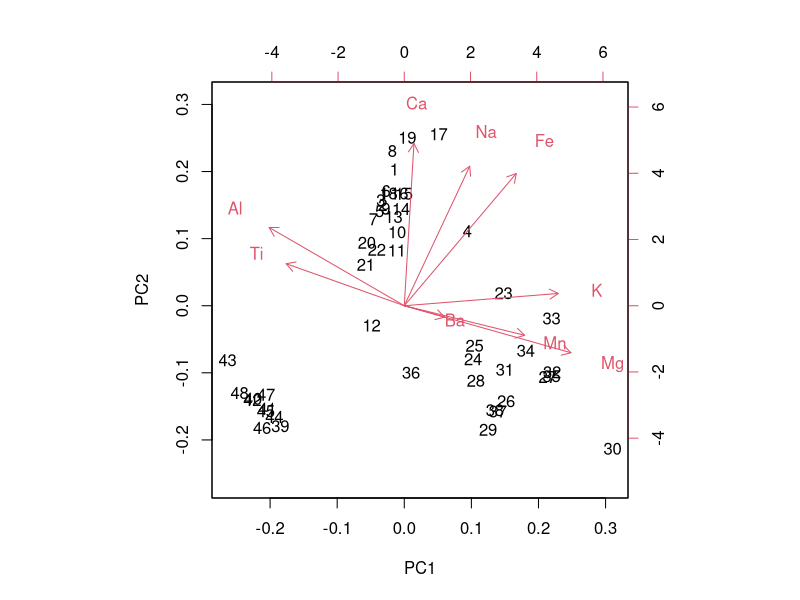
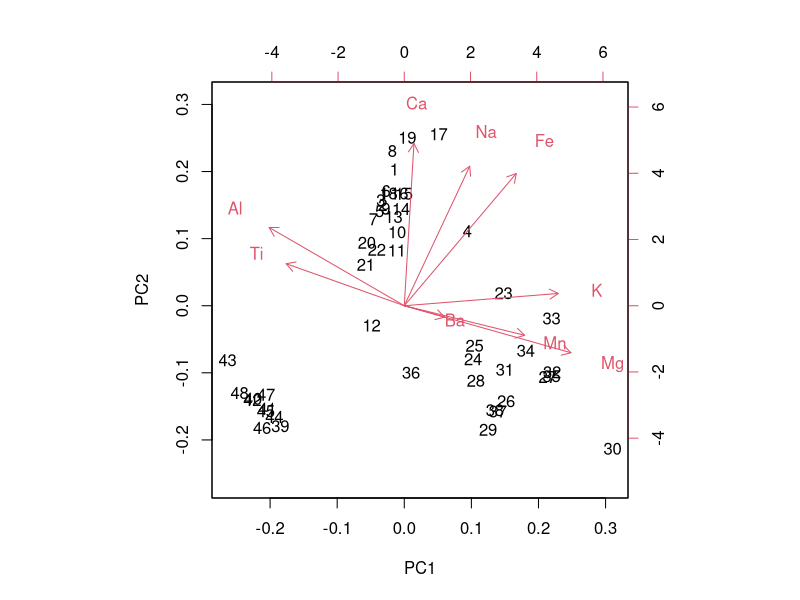
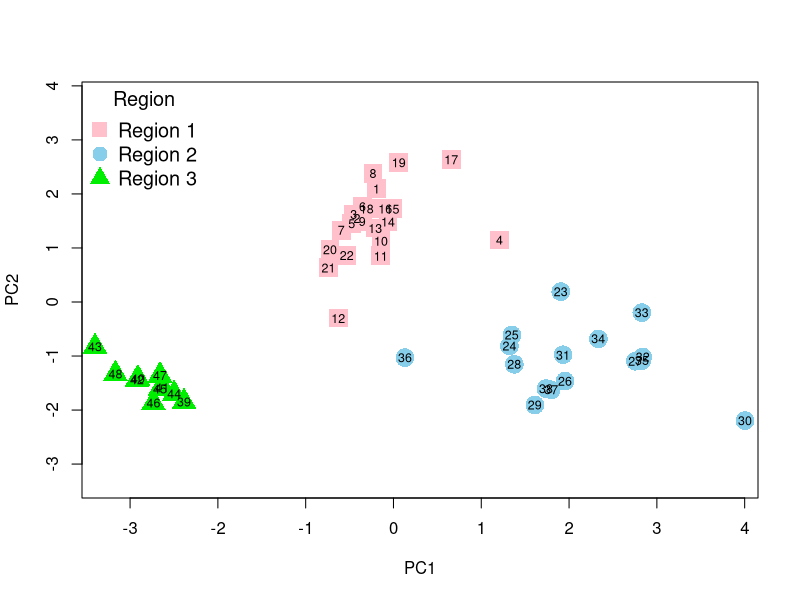
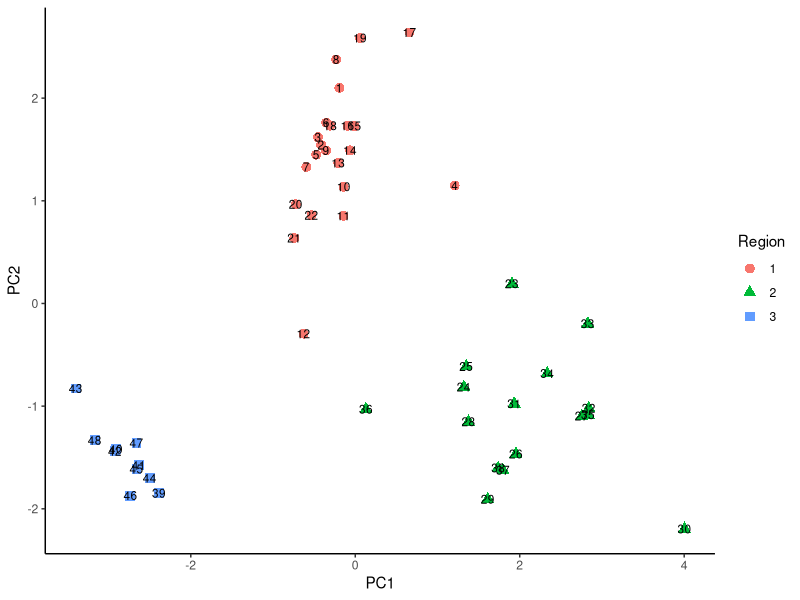
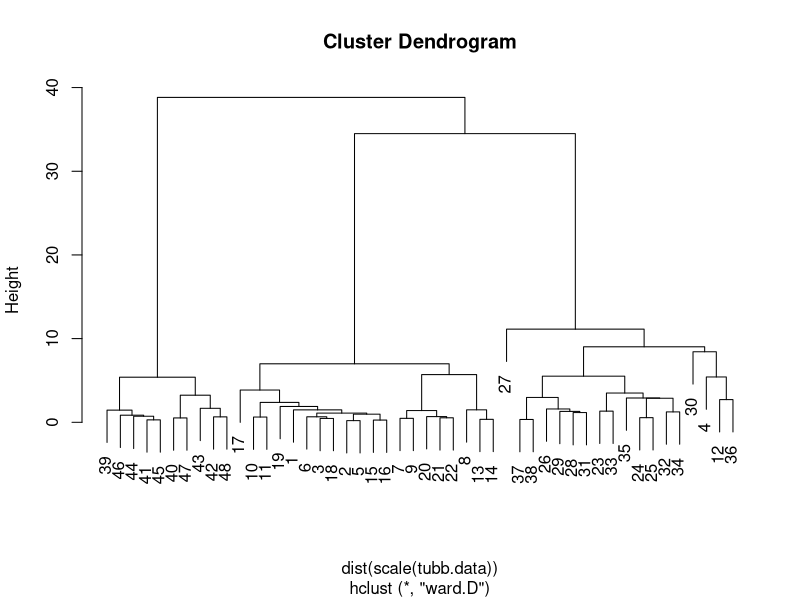
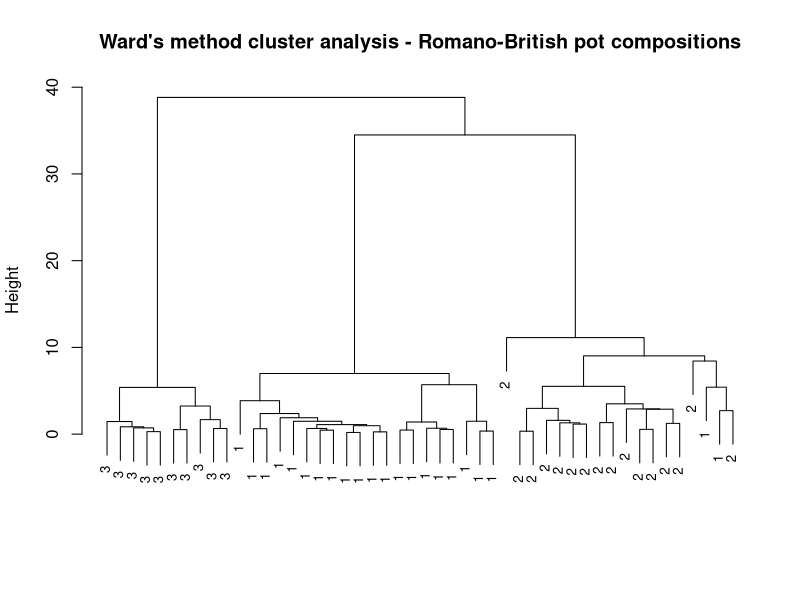
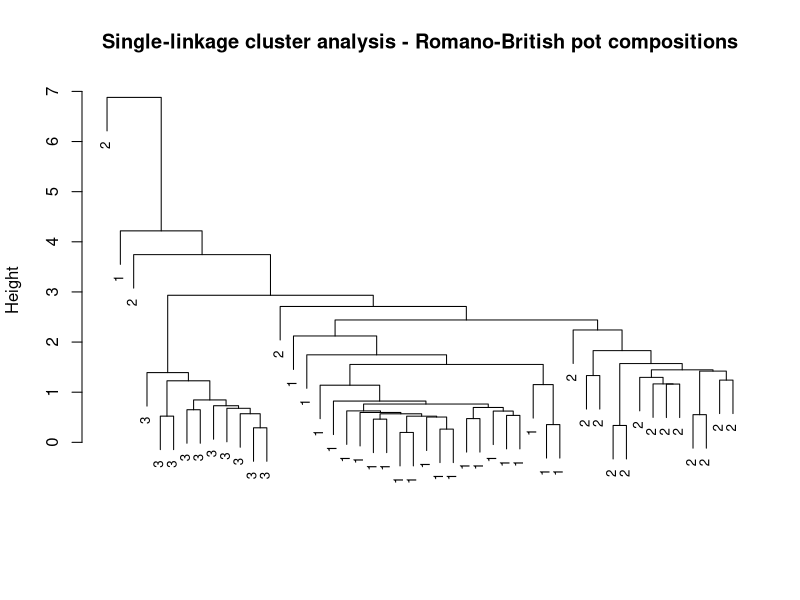
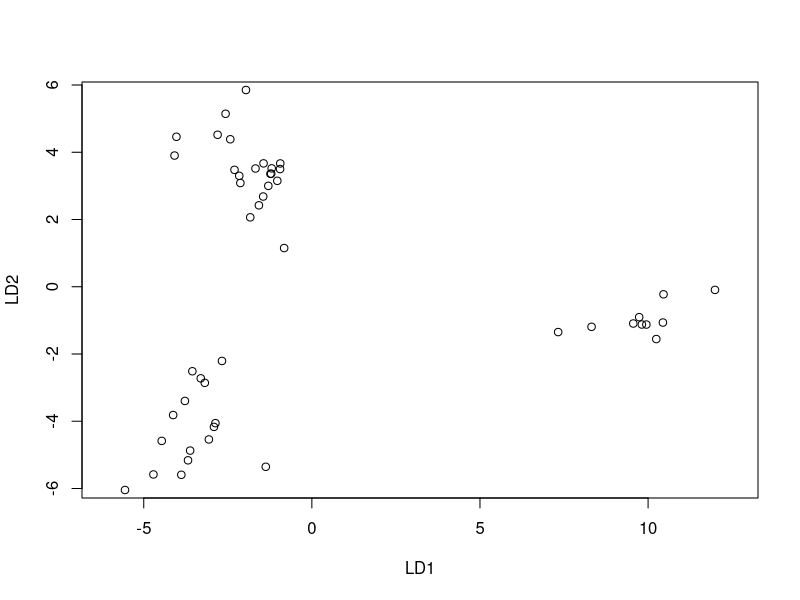

These figures' R source, in order:
## ---- chunk 1
knitr::opts_chunk$set(echo = TRUE)
## ---- chunk 2

tubb <- read.csv("tubb-data.csv") #full data
tubb.data <- tubb[, 1:9] #data minus 10th column (region)

## ---- chunk 3
# below, scale = T standardizes the variables to mean = 0, giving all variables equal weight
biplot(prcomp(tubb.data, scale = TRUE)) 
## ---- chunk 4

tubb.pca <- prcomp(tubb.data, scale = TRUE)
biplot(tubb.pca)

## ---- chunk 5

str(tubb.pca)

## ---- chunk 6
library(MASS)
Coltubb <- c(rep("pink", 22), rep("skyblue", 16), rep("green2",10))
Symtubb <- c(rep(15, 22), rep(16, 16), rep(17, 10))
# the above steps just create variables for formatting the plot

tubb.pca <- prcomp(tubb.data, scale = TRUE) #do pca on data, scaling variables
tubb.x <- tubb.pca$x #extract the PCscores for each individual (row of df)
x1 <- tubb.x[,1]; x2 <- tubb.x[,2] #save the scores for PC1 and PC2 into two vectors

# plot PCs 1 and 2, with options for color and point type to match region, adjust legend to match
eqscplot(x1, x2, col = Coltubb, pch = Symtubb, xlab = "PC1",
ylab = "PC2", cex = 2.5)
text(x1, x2, 1:dim(tubb.x)[1], cex = 0.75)
legend("topleft", c("Region 1", "Region 2", "Region 3"),
col = c("pink", "skyblue", "green2"), pch = c(15, 16, 17),
title = "Region", bty = "n", cex = 1.2, pt.cex = 2)
## ---- chunk 7
library(tidyverse)

tubb.x <- data.frame(tubb.pca$x) %>%  #extract PCs
  select(PC1, PC2) %>% #keep only the first two PCs
  mutate(Region = as.character(tubb$Region)) # add Region column from original tubb data

ggplot(tubb.x, aes(x = PC1, y = PC2))+ #plot tubb.x, specifying variables to use
  geom_point(aes(col = Region, shape = Region), size = 3)+ #add a point layer and set color and shape of the point for each of values of Region, and increase the size of the points
  geom_text(aes(label = rownames(tubb.x)), size = 3)+ #add labels to the points and make them smaller
  theme_classic() # set a more minimal theme

## ---- chunk 8
K <- tubb.data$K # tubb.data[ , 6] could also be used
# Create new data omitting an outlier, case 36
K_Out <- K[-36]
tubb.region <- c(rep(1, 22), rep(2, 16), rep(3, 10))
tubb.region_Out <- tubb.region[-36]
m <- mean(K)
med <-median(K)
sd <- sd(K) # standard deviation
IQR <- IQR(K) # Inter-Quartile Range
statistics <- c(m, med, sd, IQR)
print(round(statistics, 2))
## ---- chunk 9

#explanation of this line of code below the figure 
plot(hclust(dist(scale(tubb.data)), method = "ward.D")) 

## ---- chunk 10

plot(hclust(dist(scale(tubb.data)), method = "ward.D"), 
labels = tubb.region, sub = " ", xlab = " ", cex = 0.8,
main = "Ward's method cluster analysis - Romano-British pot compositions")


plot(hclust(dist(scale(tubb.data)), method = "s"),
labels = tubb.region, sub = " ", xlab = " ", cex = 0.8,
main = "Single-linkage cluster analysis - Romano-British pot compositions")

## ---- chunk 11

# explanation of the line of code below the figure
eqscplot(predict(lda(tubb.data, tubb.region), dim = 2)$x)

